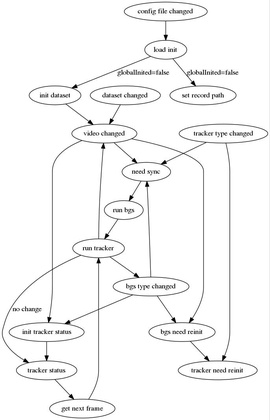
%> input picture objectTracking/GUI.jpg, 270 x 420 px, shrunk from 686 x 1069 before the run
$ octave --eval "result = hsvHistogram(imread('../../objectTracking/GUI.jpg'));"   (GNU Octave 9; MATLAB toolbox functions it lacks are replaced by stand-ins)
%> lines starting %> are read from the running program, lines starting %| are printed output that depends on the picture
function hsvColorHistogram = hsvHistogram(image)
% input: image to be quantized in hsv color space into 8x2x2 equal bins
% output: 1x32 vector indicating the features extracted from hsv color
% space

[rows, cols, numOfBands] = size(image);
%> rows = 420; cols = 270; numOfBands = 3
% totalPixelsOfImage = rows*cols*numOfBands;
image = rgb2hsv(image);
%> image: size 420x270x3 double; mean H, S, V 0, 0, 0.966

% split image into h, s & v planes
h = image(:, :, 1);
%> h: size 420x270 double; every value is 0
s = image(:, :, 2);
v = image(:, :, 3);

% quantize each h,s,v equivalently to 8x2x2
% Specify the number of quantization levels.
% thresholdForH = multithresh(h, 7);  % 7 thresholds result in 8 image levels
% thresholdForS = multithresh(s, 1);  % Computing one threshold will quantize ...
%                                     % the image into three discrete levels
% thresholdForV = multithresh(v, 1);  % 7 thresholds result in 8 image levels
%
% seg_h = imquantize(h, thresholdForH); % apply the thresholds to obtain segmented image
% seg_s = imquantize(s, thresholdForS); % apply the thresholds to obtain segmented image
% seg_v = imquantize(v, thresholdForV); % apply the thresholds to obtain segmented image

% quantize each h,s,v to 8x2x2
% Specify the number of quantization levels.
numberOfLevelsForH = 8;
numberOfLevelsForS = 2;
numberOfLevelsForV = 2;

% Find the max.
maxValueForH = max(h(:));
%> maxValueForH = 0
maxValueForS = max(s(:));
%> maxValueForS = 0
maxValueForV = max(v(:));
%> maxValueForV = 1

% create final histogram matrix of size 8x2x2
hsvColorHistogram = zeros(8, 2, 2);

% create col vector of indexes for later reference
index = zeros(rows*cols, 3);

% Put all pixels into one of the "numberOfLevels" levels.
count = 1;
for row = 1:size(h, 1)
    for col = 1 : size(h, 2)
        quantizedValueForH(row, col) = ceil(numberOfLevelsForH * h(row, col)/maxValueForH);
        quantizedValueForS(row, col) = ceil(numberOfLevelsForS * s(row, col)/maxValueForS);
        quantizedValueForV(row, col) = ceil(numberOfLevelsForV * v(row, col)/maxValueForV);

        % keep indexes where 1 should be put in matrix hsvHist
        index(count, 1) = quantizedValueForH(row, col);
        index(count, 2) = quantizedValueForS(row, col);
        index(count, 3) = quantizedValueForV(row, col);
        count = count+1;
    end
end
%> quantizedValueForH: size 420x270 double; every value is NaN or infinite
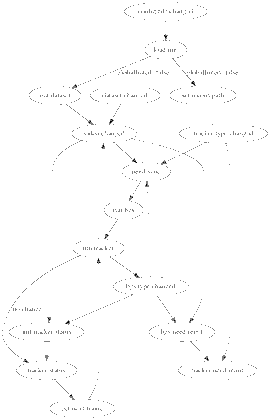
%> quantizedValueForV: size 420x270 double; min 0, max 2, mean 1.98; drawn with min black and max white
%> after the loop, count = 113401

% put each value of h,s,v to matrix 8x2x2
% (e.g. if h=7,s=2,v=1 then put 1 to matrix 8x2x2 in position 7,2,1)
for row = 1:size(index, 1)
    if (index(row, 1) == 0 || index(row, 2) == 0 || index(row, 3) == 0)
        continue;
    end
    hsvColorHistogram(index(row, 1), index(row, 2), index(row, 3)) = ...
        hsvColorHistogram(index(row, 1), index(row, 2), index(row, 3)) + 1;
end
%> this loop made 1 pass

% normalize hsvHist to unit sum
hsvColorHistogram = hsvColorHistogram(:)';
hsvColorHistogram = hsvColorHistogram/sum(hsvColorHistogram);


figure('Name', 'Quantized leves for H, S & V');
subplot(2, 3, 1);
imshow(h, []);
subplot(2, 3, 2);
imshow(s, []);
title('Quatized H,S & V by matlab function imquantize');
subplot(2, 3, 3);
imshow(v, []);
subplot(2, 3, 4);
imshow(quantizedValueForH, []);
subplot(2, 3, 5);
imshow(quantizedValueForS, []);
title('Quatized H,S & V by my function');
subplot(2, 3, 6);
imshow(quantizedValueForV, []);

% clear workspace
clear('row', 'col', 'count', 'numberOfLevelsForH', 'numberOfLevelsForS', ...
    'numberOfLevelsForV', 'maxValueForH', 'maxValueForS', 'maxValueForV', ...
    'index', 'rows', 'cols', 'h', 's', 'v', 'image', 'quantizedValueForH', ...
    'quantizedValueForS', 'quantizedValueForV');
end
%> (the run ends here)

$ run again, on objectTracking/mot.png
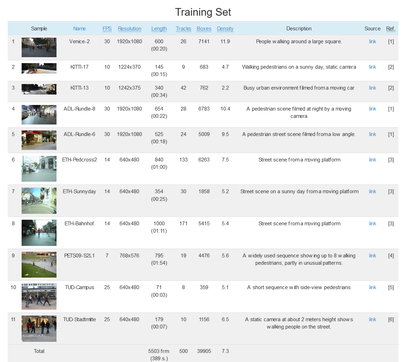
%> input picture objectTracking/mot.png, 420 x 362 px, shrunk from 1204 x 1038 before the run
%> image: size 362x420x3 double; mean H, S, V 0.0891, 0.0201, 0.931
%> maxValueForH = 0.999
%> maxValueForS = 1
%> after the loop in hsvHistogram, `for row = 1:size(h, 1)`:
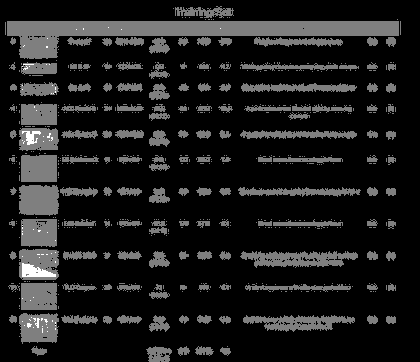
%> quantizedValueForS: size 362x420 double; min 0, max 2, mean 0.228; drawn with min black and max white
%> after the loop in hsvHistogram, `for row = 1:size(h, 1)`:
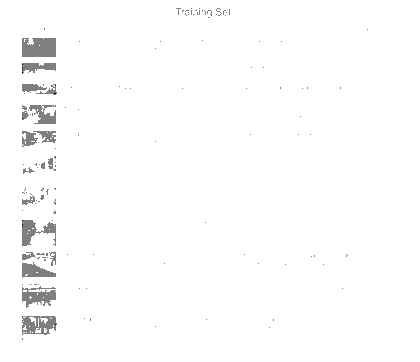
%> quantizedValueForV: size 362x420 double; min 0, max 2, mean 1.97; drawn with min black and max white
%> after the loop in hsvHistogram, `for row = 1:size(h, 1)`: count = 152041
%> in hsvHistogram, `hsvColorHistogram = hsvColorHistogram(:)';`: hsvColorHistogram = 32 values, max 13862 at index 21, min 0 at index 15, mean 1016.4
%> in hsvHistogram, `hsvColorHistogram = hsvColorHistogram/sum(hsvColorHistogram);`: hsvColorHistogram = 32 values, max 0.426 at index 21, min 0 at index 15, mean 0.0312
%> result has the same summary as hsvColorHistogram in hsvHistogram

$ run again, on objectTracking/obt.png
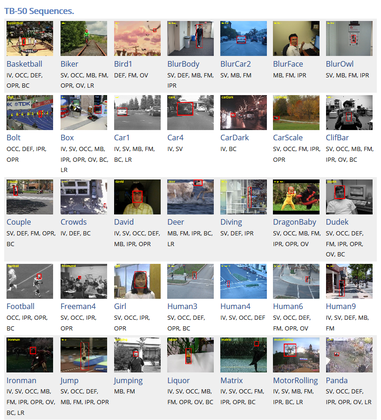
%> input picture objectTracking/obt.png, 381 x 420 px, shrunk from 818 x 901 before the run
%> image: size 420x381x3 double; mean H, S, V 0.181, 0.0989, 0.783
%> maxValueForH = 0.999
%> maxValueForS = 1
%> after the loop in hsvHistogram, `for row = 1:size(h, 1)`:
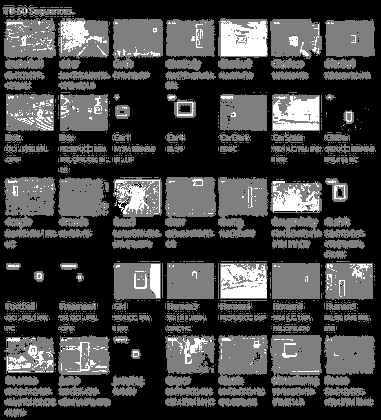
%> quantizedValueForS: size 420x381 double; min 0, max 2, mean 0.533; drawn with min black and max white
%> after the loop in hsvHistogram, `for row = 1:size(h, 1)`:
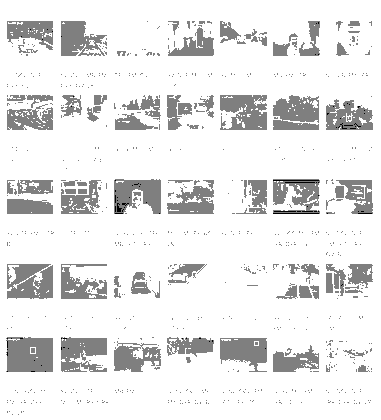
%> quantizedValueForV: size 420x381 double; min 0, max 2, mean 1.82; drawn with min black and max white
%> after the loop in hsvHistogram, `for row = 1:size(h, 1)`: count = 160021
%> in hsvHistogram, `hsvColorHistogram = hsvColorHistogram(:)';`: hsvColorHistogram = 32 values, max 16295 at index 21, min 0 at index 28, mean 2258.4
%> in hsvHistogram, `hsvColorHistogram = hsvColorHistogram/sum(hsvColorHistogram);`: hsvColorHistogram = 32 values, max 0.225 at index 21, min 0 at index 28, mean 0.0312
%> result has the same summary as hsvColorHistogram in hsvHistogram

$ run again, on objectTracking/program.png
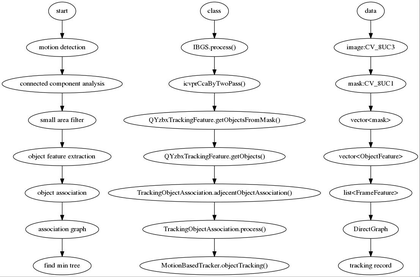
%> input picture objectTracking/program.png, 420 x 277 px, shrunk from 1107 x 731 before the run
%> image: size 277x420x3 double; mean H, S, V 0, 0, 0.955
%> h: size 277x420 double; every value is 0
%> maxValueForH = 0
%> maxValueForV = 1
%> after the loop in hsvHistogram, `for row = 1:size(h, 1)`:
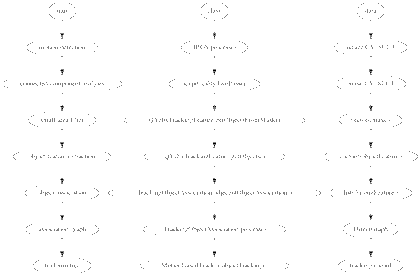
%> quantizedValueForV: size 277x420 double; min 0, max 2, mean 1.98; drawn with min black and max white
%> after the loop in hsvHistogram, `for row = 1:size(h, 1)`: count = 116341
%> the loop in hsvHistogram, `for row = 1:size(index, 1)` made 1 pass
